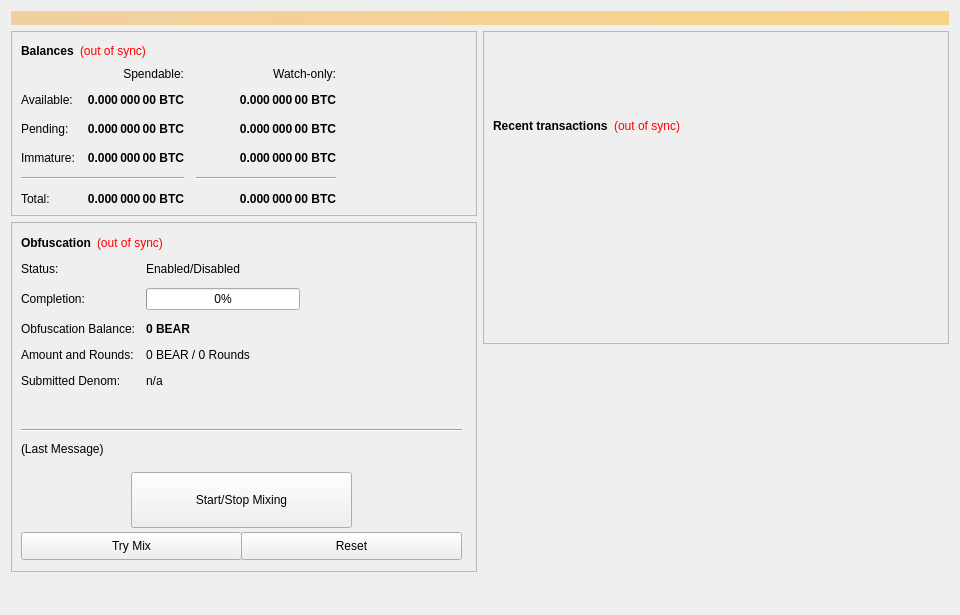
<?xml version="1.0" encoding="UTF-8"?>
<ui version="4.0">
 <class>OverviewPage</class>
 <widget class="QWidget" name="OverviewPage">
  <property name="geometry">
   <rect>
    <x>0</x>
    <y>0</y>
    <width>960</width>
    <height>615</height>
   </rect>
  </property>
  <property name="minimumSize">
   <size>
    <width>960</width>
    <height>0</height>
   </size>
  </property>
  <property name="windowTitle">
   <string>Form</string>
  </property>
  <layout class="QVBoxLayout" name="topLayout">
   <item>
    <widget class="QLabel" name="labelAlerts">
     <property name="visible">
      <bool>false</bool>
     </property>
     <property name="styleSheet">
      <string notr="true">background-color: qlineargradient(x1: 0, y1: 0, x2: 1, y2: 0, stop:0 #F0D0A0, stop:1 #F8D488); color:#000000;</string>
     </property>
     <property name="wordWrap">
      <bool>true</bool>
     </property>
     <property name="margin">
      <number>3</number>
     </property>
    </widget>
   </item>
   <item>
    <layout class="QHBoxLayout" name="horizontalLayout" stretch="1,1">
     <item>
      <layout class="QVBoxLayout" name="verticalLayout_2">
       <item>
        <widget class="QFrame" name="frame">
         <property name="frameShape">
          <enum>QFrame::StyledPanel</enum>
         </property>
         <property name="frameShadow">
          <enum>QFrame::Raised</enum>
         </property>
         <layout class="QVBoxLayout" name="verticalLayout_4">
          <item>
           <layout class="QHBoxLayout" name="horizontalLayout_4">
            <item>
             <widget class="QLabel" name="label_5">
              <property name="font">
               <font>
                <weight>75</weight>
                <bold>true</bold>
               </font>
              </property>
              <property name="text">
               <string>Balances</string>
              </property>
             </widget>
            </item>
            <item>
             <widget class="QLabel" name="labelWalletStatus">
              <property name="cursor">
               <cursorShape>WhatsThisCursor</cursorShape>
              </property>
              <property name="toolTip">
               <string>The displayed information may be out of date. Your wallet automatically synchronizes with the Voytek network after a connection is established, but this process has not completed yet.</string>
              </property>
              <property name="styleSheet">
               <string notr="true">QLabel { color: red; }</string>
              </property>
              <property name="text">
               <string notr="true">(out of sync)</string>
              </property>
              <property name="alignment">
               <set>Qt::AlignLeading|Qt::AlignLeft|Qt::AlignVCenter</set>
              </property>
             </widget>
            </item>
            <item>
             <spacer name="horizontalSpacer_3">
              <property name="orientation">
               <enum>Qt::Horizontal</enum>
              </property>
              <property name="sizeHint" stdset="0">
               <size>
                <width>40</width>
                <height>20</height>
               </size>
              </property>
             </spacer>
            </item>
           </layout>
          </item>
          <item>
           <layout class="QGridLayout" name="gridLayout">
            <property name="spacing">
             <number>12</number>
            </property>
            <item row="2" column="2">
             <widget class="QLabel" name="labelWatchPending">
              <property name="font">
               <font>
                <weight>75</weight>
                <bold>true</bold>
               </font>
              </property>
              <property name="cursor">
               <cursorShape>IBeamCursor</cursorShape>
              </property>
              <property name="toolTip">
               <string>Unconfirmed transactions to watch-only addresses</string>
              </property>
              <property name="text">
               <string notr="true">0.000 000 00 BTC</string>
              </property>
              <property name="alignment">
               <set>Qt::AlignRight|Qt::AlignTrailing|Qt::AlignVCenter</set>
              </property>
              <property name="textInteractionFlags">
               <set>Qt::LinksAccessibleByMouse|Qt::TextSelectableByKeyboard|Qt::TextSelectableByMouse</set>
              </property>
             </widget>
            </item>
            <item row="2" column="1">
             <widget class="QLabel" name="labelUnconfirmed">
              <property name="font">
               <font>
                <weight>75</weight>
                <bold>true</bold>
               </font>
              </property>
              <property name="cursor">
               <cursorShape>IBeamCursor</cursorShape>
              </property>
              <property name="toolTip">
               <string>Total of transactions that have yet to be confirmed, and do not yet count toward the spendable balance</string>
              </property>
              <property name="text">
               <string notr="true">0.000 000 00 BTC</string>
              </property>
              <property name="alignment">
               <set>Qt::AlignRight|Qt::AlignTrailing|Qt::AlignVCenter</set>
              </property>
              <property name="textInteractionFlags">
               <set>Qt::LinksAccessibleByMouse|Qt::TextSelectableByKeyboard|Qt::TextSelectableByMouse</set>
              </property>
             </widget>
            </item>
            <item row="3" column="2">
             <widget class="QLabel" name="labelWatchImmature">
              <property name="font">
               <font>
                <weight>75</weight>
                <bold>true</bold>
               </font>
              </property>
              <property name="cursor">
               <cursorShape>IBeamCursor</cursorShape>
              </property>
              <property name="toolTip">
               <string>Staked or masternode rewards in watch-only addresses that has not yet matured</string>
              </property>
              <property name="text">
               <string notr="true">0.000 000 00 BTC</string>
              </property>
              <property name="alignment">
               <set>Qt::AlignRight|Qt::AlignTrailing|Qt::AlignVCenter</set>
              </property>
              <property name="textInteractionFlags">
               <set>Qt::LinksAccessibleByMouse|Qt::TextSelectableByKeyboard|Qt::TextSelectableByMouse</set>
              </property>
             </widget>
            </item>
            <item row="4" column="0" colspan="2">
             <widget class="Line" name="lineSpendableBalance">
              <property name="orientation">
               <enum>Qt::Horizontal</enum>
              </property>
             </widget>
            </item>
            <item row="4" column="2">
             <widget class="Line" name="lineWatchBalance">
              <property name="sizePolicy">
               <sizepolicy hsizetype="Preferred" vsizetype="Fixed">
                <horstretch>0</horstretch>
                <verstretch>0</verstretch>
               </sizepolicy>
              </property>
              <property name="minimumSize">
               <size>
                <width>140</width>
                <height>0</height>
               </size>
              </property>
              <property name="orientation">
               <enum>Qt::Horizontal</enum>
              </property>
             </widget>
            </item>
            <item row="5" column="0">
             <widget class="QLabel" name="labelTotalText">
              <property name="text">
               <string>Total:</string>
              </property>
             </widget>
            </item>
            <item row="3" column="1">
             <widget class="QLabel" name="labelImmature">
              <property name="font">
               <font>
                <weight>75</weight>
                <bold>true</bold>
               </font>
              </property>
              <property name="cursor">
               <cursorShape>IBeamCursor</cursorShape>
              </property>
              <property name="toolTip">
               <string>Staked or masternode rewards that has not yet matured</string>
              </property>
              <property name="text">
               <string notr="true">0.000 000 00 BTC</string>
              </property>
              <property name="alignment">
               <set>Qt::AlignRight|Qt::AlignTrailing|Qt::AlignVCenter</set>
              </property>
              <property name="textInteractionFlags">
               <set>Qt::LinksAccessibleByMouse|Qt::TextSelectableByKeyboard|Qt::TextSelectableByMouse</set>
              </property>
             </widget>
            </item>
            <item row="2" column="3">
             <spacer name="horizontalSpacer_2">
              <property name="orientation">
               <enum>Qt::Horizontal</enum>
              </property>
              <property name="sizeHint" stdset="0">
               <size>
                <width>40</width>
                <height>20</height>
               </size>
              </property>
             </spacer>
            </item>
            <item row="3" column="0">
             <widget class="QLabel" name="labelImmatureText">
              <property name="text">
               <string>Immature:</string>
              </property>
             </widget>
            </item>
            <item row="5" column="1">
             <widget class="QLabel" name="labelTotal">
              <property name="font">
               <font>
                <weight>75</weight>
                <bold>true</bold>
               </font>
              </property>
              <property name="cursor">
               <cursorShape>IBeamCursor</cursorShape>
              </property>
              <property name="toolTip">
               <string>Your current total balance</string>
              </property>
              <property name="text">
               <string notr="true">0.000 000 00 BTC</string>
              </property>
              <property name="alignment">
               <set>Qt::AlignRight|Qt::AlignTrailing|Qt::AlignVCenter</set>
              </property>
              <property name="textInteractionFlags">
               <set>Qt::LinksAccessibleByMouse|Qt::TextSelectableByKeyboard|Qt::TextSelectableByMouse</set>
              </property>
             </widget>
            </item>
            <item row="5" column="2">
             <widget class="QLabel" name="labelWatchTotal">
              <property name="font">
               <font>
                <weight>75</weight>
                <bold>true</bold>
               </font>
              </property>
              <property name="cursor">
               <cursorShape>IBeamCursor</cursorShape>
              </property>
              <property name="toolTip">
               <string>Current total balance in watch-only addresses</string>
              </property>
              <property name="text">
               <string notr="true">0.000 000 00 BTC</string>
              </property>
              <property name="alignment">
               <set>Qt::AlignRight|Qt::AlignTrailing|Qt::AlignVCenter</set>
              </property>
              <property name="textInteractionFlags">
               <set>Qt::LinksAccessibleByMouse|Qt::TextSelectableByKeyboard|Qt::TextSelectableByMouse</set>
              </property>
             </widget>
            </item>
            <item row="0" column="2">
             <widget class="QLabel" name="labelWatchonly">
              <property name="text">
               <string>Watch-only:</string>
              </property>
              <property name="alignment">
               <set>Qt::AlignRight|Qt::AlignTrailing|Qt::AlignVCenter</set>
              </property>
             </widget>
            </item>
            <item row="1" column="0">
             <widget class="QLabel" name="labelBalanceText">
              <property name="text">
               <string>Available:</string>
              </property>
             </widget>
            </item>
            <item row="1" column="1">
             <widget class="QLabel" name="labelBalance">
              <property name="font">
               <font>
                <weight>75</weight>
                <bold>true</bold>
               </font>
              </property>
              <property name="cursor">
               <cursorShape>IBeamCursor</cursorShape>
              </property>
              <property name="toolTip">
               <string>Your current spendable balance</string>
              </property>
              <property name="text">
               <string notr="true">0.000 000 00 BTC</string>
              </property>
              <property name="alignment">
               <set>Qt::AlignRight|Qt::AlignTrailing|Qt::AlignVCenter</set>
              </property>
              <property name="textInteractionFlags">
               <set>Qt::LinksAccessibleByMouse|Qt::TextSelectableByKeyboard|Qt::TextSelectableByMouse</set>
              </property>
             </widget>
            </item>
            <item row="1" column="2">
             <widget class="QLabel" name="labelWatchAvailable">
              <property name="font">
               <font>
                <weight>75</weight>
                <bold>true</bold>
               </font>
              </property>
              <property name="cursor">
               <cursorShape>IBeamCursor</cursorShape>
              </property>
              <property name="toolTip">
               <string>Your current balance in watch-only addresses</string>
              </property>
              <property name="text">
               <string notr="true">0.000 000 00 BTC</string>
              </property>
              <property name="alignment">
               <set>Qt::AlignRight|Qt::AlignTrailing|Qt::AlignVCenter</set>
              </property>
              <property name="textInteractionFlags">
               <set>Qt::LinksAccessibleByMouse|Qt::TextSelectableByKeyboard|Qt::TextSelectableByMouse</set>
              </property>
             </widget>
            </item>
            <item row="2" column="0">
             <widget class="QLabel" name="labelPendingText">
              <property name="text">
               <string>Pending:</string>
              </property>
             </widget>
            </item>
            <item row="0" column="1">
             <widget class="QLabel" name="labelSpendable">
              <property name="text">
               <string>Spendable:</string>
              </property>
              <property name="alignment">
               <set>Qt::AlignRight|Qt::AlignTrailing|Qt::AlignVCenter</set>
              </property>
             </widget>
            </item>
           </layout>
          </item>
         </layout>
        </widget>
       </item>
       <item>
        <widget class="QFrame" name="frameObfuscation">
         <property name="minimumSize">
          <size>
           <width>0</width>
           <height>350</height>
          </size>
         </property>
         <property name="layoutDirection">
          <enum>Qt::LeftToRight</enum>
         </property>
         <property name="frameShape">
          <enum>QFrame::StyledPanel</enum>
         </property>
         <property name="frameShadow">
          <enum>QFrame::Raised</enum>
         </property>
         <widget class="QWidget" name="formLayoutWidget">
          <property name="geometry">
           <rect>
            <x>10</x>
            <y>40</y>
            <width>451</width>
            <height>161</height>
           </rect>
          </property>
          <layout class="QFormLayout" name="formLayout">
           <property name="fieldGrowthPolicy">
            <enum>QFormLayout::AllNonFixedFieldsGrow</enum>
           </property>
           <property name="horizontalSpacing">
            <number>11</number>
           </property>
           <property name="verticalSpacing">
            <number>12</number>
           </property>
           <item row="0" column="0">
            <widget class="QLabel" name="label_6">
             <property name="text">
              <string>Status:</string>
             </property>
            </widget>
           </item>
           <item row="1" column="0">
            <widget class="QLabel" name="label_7">
             <property name="text">
              <string>Completion:</string>
             </property>
            </widget>
           </item>
           <item row="1" column="1">
            <widget class="QProgressBar" name="obfuscationProgress">
             <property name="maximumSize">
              <size>
               <width>154</width>
               <height>16777215</height>
              </size>
             </property>
             <property name="value">
              <number>0</number>
             </property>
            </widget>
           </item>
           <item row="2" column="0">
            <widget class="QLabel" name="labelAnonymizedText">
             <property name="text">
              <string>Obfuscation Balance:</string>
             </property>
            </widget>
           </item>
           <item row="2" column="1">
            <widget class="QLabel" name="labelAnonymized">
             <property name="font">
              <font>
               <weight>75</weight>
               <bold>true</bold>
              </font>
             </property>
             <property name="text">
              <string notr="true">0 BEAR</string>
             </property>
            </widget>
           </item>
           <item row="3" column="0">
            <widget class="QLabel" name="label_8">
             <property name="text">
              <string>Amount and Rounds:</string>
             </property>
            </widget>
           </item>
           <item row="3" column="1">
            <widget class="QLabel" name="labelAmountRounds">
             <property name="text">
              <string>0 BEAR / 0 Rounds</string>
             </property>
            </widget>
           </item>
           <item row="4" column="0">
            <widget class="QLabel" name="label_9">
             <property name="text">
              <string>Submitted Denom:</string>
             </property>
            </widget>
           </item>
           <item row="4" column="1">
            <widget class="QLabel" name="labelSubmittedDenom">
             <property name="toolTip">
              <string>The denominations you submitted to the Masternode.&lt;br&gt;To mix, other users must submit the exact same denominations.</string>
             </property>
             <property name="text">
              <string>n/a</string>
             </property>
            </widget>
           </item>
           <item row="0" column="1">
            <widget class="QLabel" name="obfuscationEnabled">
             <property name="text">
              <string>Enabled/Disabled</string>
             </property>
            </widget>
           </item>
          </layout>
         </widget>
         <widget class="QPushButton" name="runAutoDenom">
          <property name="geometry">
           <rect>
            <x>251</x>
            <y>17</y>
            <width>1</width>
            <height>1</height>
           </rect>
          </property>
          <property name="palette">
           <palette>
            <active>
             <colorrole role="WindowText">
              <brush brushstyle="SolidPattern">
               <color alpha="255">
                <red>0</red>
                <green>0</green>
                <blue>0</blue>
               </color>
              </brush>
             </colorrole>
             <colorrole role="Button">
              <brush brushstyle="SolidPattern">
               <color alpha="255">
                <red>239</red>
                <green>238</green>
                <blue>238</blue>
               </color>
              </brush>
             </colorrole>
             <colorrole role="Light">
              <brush brushstyle="SolidPattern">
               <color alpha="255">
                <red>255</red>
                <green>255</green>
                <blue>255</blue>
               </color>
              </brush>
             </colorrole>
             <colorrole role="Midlight">
              <brush brushstyle="SolidPattern">
               <color alpha="255">
                <red>247</red>
                <green>246</green>
                <blue>246</blue>
               </color>
              </brush>
             </colorrole>
             <colorrole role="Dark">
              <brush brushstyle="SolidPattern">
               <color alpha="255">
                <red>119</red>
                <green>119</green>
                <blue>119</blue>
               </color>
              </brush>
             </colorrole>
             <colorrole role="Mid">
              <brush brushstyle="SolidPattern">
               <color alpha="255">
                <red>159</red>
                <green>159</green>
                <blue>159</blue>
               </color>
              </brush>
             </colorrole>
             <colorrole role="Text">
              <brush brushstyle="SolidPattern">
               <color alpha="255">
                <red>0</red>
                <green>0</green>
                <blue>0</blue>
               </color>
              </brush>
             </colorrole>
             <colorrole role="BrightText">
              <brush brushstyle="SolidPattern">
               <color alpha="255">
                <red>255</red>
                <green>255</green>
                <blue>255</blue>
               </color>
              </brush>
             </colorrole>
             <colorrole role="ButtonText">
              <brush brushstyle="SolidPattern">
               <color alpha="255">
                <red>0</red>
                <green>0</green>
                <blue>0</blue>
               </color>
              </brush>
             </colorrole>
             <colorrole role="Base">
              <brush brushstyle="SolidPattern">
               <color alpha="255">
                <red>255</red>
                <green>255</green>
                <blue>255</blue>
               </color>
              </brush>
             </colorrole>
             <colorrole role="Window">
              <brush brushstyle="SolidPattern">
               <color alpha="255">
                <red>239</red>
                <green>238</green>
                <blue>238</blue>
               </color>
              </brush>
             </colorrole>
             <colorrole role="Shadow">
              <brush brushstyle="SolidPattern">
               <color alpha="255">
                <red>0</red>
                <green>0</green>
                <blue>0</blue>
               </color>
              </brush>
             </colorrole>
             <colorrole role="AlternateBase">
              <brush brushstyle="SolidPattern">
               <color alpha="255">
                <red>247</red>
                <green>246</green>
                <blue>246</blue>
               </color>
              </brush>
             </colorrole>
             <colorrole role="ToolTipBase">
              <brush brushstyle="SolidPattern">
               <color alpha="255">
                <red>255</red>
                <green>255</green>
                <blue>220</blue>
               </color>
              </brush>
             </colorrole>
             <colorrole role="ToolTipText">
              <brush brushstyle="SolidPattern">
               <color alpha="255">
                <red>0</red>
                <green>0</green>
                <blue>0</blue>
               </color>
              </brush>
             </colorrole>
            </active>
            <inactive>
             <colorrole role="WindowText">
              <brush brushstyle="SolidPattern">
               <color alpha="255">
                <red>0</red>
                <green>0</green>
                <blue>0</blue>
               </color>
              </brush>
             </colorrole>
             <colorrole role="Button">
              <brush brushstyle="SolidPattern">
               <color alpha="255">
                <red>239</red>
                <green>238</green>
                <blue>238</blue>
               </color>
              </brush>
             </colorrole>
             <colorrole role="Light">
              <brush brushstyle="SolidPattern">
               <color alpha="255">
                <red>255</red>
                <green>255</green>
                <blue>255</blue>
               </color>
              </brush>
             </colorrole>
             <colorrole role="Midlight">
              <brush brushstyle="SolidPattern">
               <color alpha="255">
                <red>247</red>
                <green>246</green>
                <blue>246</blue>
               </color>
              </brush>
             </colorrole>
             <colorrole role="Dark">
              <brush brushstyle="SolidPattern">
               <color alpha="255">
                <red>119</red>
                <green>119</green>
                <blue>119</blue>
               </color>
              </brush>
             </colorrole>
             <colorrole role="Mid">
              <brush brushstyle="SolidPattern">
               <color alpha="255">
                <red>159</red>
                <green>159</green>
                <blue>159</blue>
               </color>
              </brush>
             </colorrole>
             <colorrole role="Text">
              <brush brushstyle="SolidPattern">
               <color alpha="255">
                <red>0</red>
                <green>0</green>
                <blue>0</blue>
               </color>
              </brush>
             </colorrole>
             <colorrole role="BrightText">
              <brush brushstyle="SolidPattern">
               <color alpha="255">
                <red>255</red>
                <green>255</green>
                <blue>255</blue>
               </color>
              </brush>
             </colorrole>
             <colorrole role="ButtonText">
              <brush brushstyle="SolidPattern">
               <color alpha="255">
                <red>0</red>
                <green>0</green>
                <blue>0</blue>
               </color>
              </brush>
             </colorrole>
             <colorrole role="Base">
              <brush brushstyle="SolidPattern">
               <color alpha="255">
                <red>255</red>
                <green>255</green>
                <blue>255</blue>
               </color>
              </brush>
             </colorrole>
             <colorrole role="Window">
              <brush brushstyle="SolidPattern">
               <color alpha="255">
                <red>239</red>
                <green>238</green>
                <blue>238</blue>
               </color>
              </brush>
             </colorrole>
             <colorrole role="Shadow">
              <brush brushstyle="SolidPattern">
               <color alpha="255">
                <red>0</red>
                <green>0</green>
                <blue>0</blue>
               </color>
              </brush>
             </colorrole>
             <colorrole role="AlternateBase">
              <brush brushstyle="SolidPattern">
               <color alpha="255">
                <red>247</red>
                <green>246</green>
                <blue>246</blue>
               </color>
              </brush>
             </colorrole>
             <colorrole role="ToolTipBase">
              <brush brushstyle="SolidPattern">
               <color alpha="255">
                <red>255</red>
                <green>255</green>
                <blue>220</blue>
               </color>
              </brush>
             </colorrole>
             <colorrole role="ToolTipText">
              <brush brushstyle="SolidPattern">
               <color alpha="255">
                <red>0</red>
                <green>0</green>
                <blue>0</blue>
               </color>
              </brush>
             </colorrole>
            </inactive>
            <disabled>
             <colorrole role="WindowText">
              <brush brushstyle="SolidPattern">
               <color alpha="255">
                <red>119</red>
                <green>119</green>
                <blue>119</blue>
               </color>
              </brush>
             </colorrole>
             <colorrole role="Button">
              <brush brushstyle="SolidPattern">
               <color alpha="255">
                <red>239</red>
                <green>238</green>
                <blue>238</blue>
               </color>
              </brush>
             </colorrole>
             <colorrole role="Light">
              <brush brushstyle="SolidPattern">
               <color alpha="255">
                <red>255</red>
                <green>255</green>
                <blue>255</blue>
               </color>
              </brush>
             </colorrole>
             <colorrole role="Midlight">
              <brush brushstyle="SolidPattern">
               <color alpha="255">
                <red>247</red>
                <green>246</green>
                <blue>246</blue>
               </color>
              </brush>
             </colorrole>
             <colorrole role="Dark">
              <brush brushstyle="SolidPattern">
               <color alpha="255">
                <red>119</red>
                <green>119</green>
                <blue>119</blue>
               </color>
              </brush>
             </colorrole>
             <colorrole role="Mid">
              <brush brushstyle="SolidPattern">
               <color alpha="255">
                <red>159</red>
                <green>159</green>
                <blue>159</blue>
               </color>
              </brush>
             </colorrole>
             <colorrole role="Text">
              <brush brushstyle="SolidPattern">
               <color alpha="255">
                <red>119</red>
                <green>119</green>
                <blue>119</blue>
               </color>
              </brush>
             </colorrole>
             <colorrole role="BrightText">
              <brush brushstyle="SolidPattern">
               <color alpha="255">
                <red>255</red>
                <green>255</green>
                <blue>255</blue>
               </color>
              </brush>
             </colorrole>
             <colorrole role="ButtonText">
              <brush brushstyle="SolidPattern">
               <color alpha="255">
                <red>119</red>
                <green>119</green>
                <blue>119</blue>
               </color>
              </brush>
             </colorrole>
             <colorrole role="Base">
              <brush brushstyle="SolidPattern">
               <color alpha="255">
                <red>239</red>
                <green>238</green>
                <blue>238</blue>
               </color>
              </brush>
             </colorrole>
             <colorrole role="Window">
              <brush brushstyle="SolidPattern">
               <color alpha="255">
                <red>239</red>
                <green>238</green>
                <blue>238</blue>
               </color>
              </brush>
             </colorrole>
             <colorrole role="Shadow">
              <brush brushstyle="SolidPattern">
               <color alpha="255">
                <red>0</red>
                <green>0</green>
                <blue>0</blue>
               </color>
              </brush>
             </colorrole>
             <colorrole role="AlternateBase">
              <brush brushstyle="SolidPattern">
               <color alpha="255">
                <red>239</red>
                <green>238</green>
                <blue>238</blue>
               </color>
              </brush>
             </colorrole>
             <colorrole role="ToolTipBase">
              <brush brushstyle="SolidPattern">
               <color alpha="255">
                <red>255</red>
                <green>255</green>
                <blue>220</blue>
               </color>
              </brush>
             </colorrole>
             <colorrole role="ToolTipText">
              <brush brushstyle="SolidPattern">
               <color alpha="255">
                <red>0</red>
                <green>0</green>
                <blue>0</blue>
               </color>
              </brush>
             </colorrole>
            </disabled>
           </palette>
          </property>
          <property name="focusPolicy">
           <enum>Qt::NoFocus</enum>
          </property>
          <property name="autoFillBackground">
           <bool>true</bool>
          </property>
          <property name="text">
           <string/>
          </property>
          <property name="flat">
           <bool>true</bool>
          </property>
         </widget>
         <widget class="QPushButton" name="toggleObfuscation">
          <property name="geometry">
           <rect>
            <x>120</x>
            <y>250</y>
            <width>221</width>
            <height>56</height>
           </rect>
          </property>
          <property name="sizePolicy">
           <sizepolicy hsizetype="MinimumExpanding" vsizetype="Fixed">
            <horstretch>0</horstretch>
            <verstretch>0</verstretch>
           </sizepolicy>
          </property>
          <property name="text">
           <string>Start/Stop Mixing</string>
          </property>
         </widget>
         <widget class="Line" name="lineLastMessage">
          <property name="geometry">
           <rect>
            <x>10</x>
            <y>200</y>
            <width>441</width>
            <height>16</height>
           </rect>
          </property>
          <property name="orientation">
           <enum>Qt::Horizontal</enum>
          </property>
         </widget>
         <widget class="QLabel" name="obfuscationStatus">
          <property name="geometry">
           <rect>
            <x>10</x>
            <y>220</y>
            <width>451</width>
            <height>61</height>
           </rect>
          </property>
          <property name="minimumSize">
           <size>
            <width>288</width>
            <height>43</height>
           </size>
          </property>
          <property name="text">
           <string>(Last Message)</string>
          </property>
          <property name="alignment">
           <set>Qt::AlignLeading|Qt::AlignLeft|Qt::AlignTop</set>
          </property>
          <property name="wordWrap">
           <bool>true</bool>
          </property>
         </widget>
         <widget class="QPushButton" name="obfuscationAuto">
          <property name="geometry">
           <rect>
            <x>10</x>
            <y>310</y>
            <width>221</width>
            <height>28</height>
           </rect>
          </property>
          <property name="sizePolicy">
           <sizepolicy hsizetype="MinimumExpanding" vsizetype="Fixed">
            <horstretch>0</horstretch>
            <verstretch>0</verstretch>
           </sizepolicy>
          </property>
          <property name="toolTip">
           <string>Try to manually submit a Obfuscation request.</string>
          </property>
          <property name="text">
           <string>Try Mix</string>
          </property>
         </widget>
         <widget class="QPushButton" name="obfuscationReset">
          <property name="geometry">
           <rect>
            <x>230</x>
            <y>310</y>
            <width>221</width>
            <height>28</height>
           </rect>
          </property>
          <property name="sizePolicy">
           <sizepolicy hsizetype="MinimumExpanding" vsizetype="Fixed">
            <horstretch>0</horstretch>
            <verstretch>0</verstretch>
           </sizepolicy>
          </property>
          <property name="toolTip">
           <string>Reset the current status of Obfuscation (can interrupt Obfuscation if it's in the process of Mixing, which can cost you money!)</string>
          </property>
          <property name="autoFillBackground">
           <bool>false</bool>
          </property>
          <property name="text">
           <string>Reset</string>
          </property>
         </widget>
         <widget class="QWidget" name="layoutWidget">
          <property name="geometry">
           <rect>
            <x>10</x>
            <y>10</y>
            <width>431</width>
            <height>22</height>
           </rect>
          </property>
          <layout class="QHBoxLayout" name="horizontalLayout_5">
           <item>
            <widget class="QLabel" name="label_2">
             <property name="font">
              <font>
               <weight>75</weight>
               <bold>true</bold>
              </font>
             </property>
             <property name="text">
              <string>Obfuscation</string>
             </property>
            </widget>
           </item>
           <item>
            <widget class="QLabel" name="labelObfuscationSyncStatus">
             <property name="toolTip">
              <string>The displayed information may be out of date. Your wallet automatically synchronizes with the Voytek network after a connection is established, but this process has not completed yet.</string>
             </property>
             <property name="styleSheet">
              <string notr="true">QLabel { color: red; }</string>
             </property>
             <property name="text">
              <string notr="true">(out of sync)</string>
             </property>
             <property name="alignment">
              <set>Qt::AlignLeading|Qt::AlignLeft|Qt::AlignVCenter</set>
             </property>
            </widget>
           </item>
           <item>
            <spacer name="horizontalSpacer_4">
             <property name="orientation">
              <enum>Qt::Horizontal</enum>
             </property>
             <property name="sizeHint" stdset="0">
              <size>
               <width>40</width>
               <height>20</height>
              </size>
             </property>
            </spacer>
           </item>
          </layout>
         </widget>
        </widget>
       </item>
       <item>
        <spacer name="verticalSpacer">
         <property name="orientation">
          <enum>Qt::Vertical</enum>
         </property>
         <property name="sizeHint" stdset="0">
          <size>
           <width>20</width>
           <height>40</height>
          </size>
         </property>
        </spacer>
       </item>
      </layout>
     </item>
     <item>
      <layout class="QVBoxLayout" name="verticalLayout_3">
       <item>
        <widget class="QFrame" name="frame_2">
         <property name="frameShape">
          <enum>QFrame::StyledPanel</enum>
         </property>
         <property name="frameShadow">
          <enum>QFrame::Raised</enum>
         </property>
         <layout class="QVBoxLayout" name="verticalLayout">
          <item>
           <spacer name="verticalSpacer_3">
            <property name="orientation">
             <enum>Qt::Vertical</enum>
            </property>
            <property name="sizeType">
             <enum>QSizePolicy::Fixed</enum>
            </property>
            <property name="sizeHint" stdset="0">
             <size>
              <width>20</width>
              <height>75</height>
             </size>
            </property>
           </spacer>
          </item>
          <item>
           <layout class="QHBoxLayout" name="horizontalLayout_2">
            <item>
             <widget class="QLabel" name="label_4">
              <property name="font">
               <font>
                <weight>75</weight>
                <bold>true</bold>
               </font>
              </property>
              <property name="text">
               <string>Recent transactions</string>
              </property>
             </widget>
            </item>
            <item>
             <widget class="QLabel" name="labelTransactionsStatus">
              <property name="cursor">
               <cursorShape>WhatsThisCursor</cursorShape>
              </property>
              <property name="toolTip">
               <string>The displayed information may be out of date. Your wallet automatically synchronizes with the Voytek network after a connection is established, but this process has not completed yet.</string>
              </property>
              <property name="styleSheet">
               <string notr="true">QLabel { color: red; }</string>
              </property>
              <property name="text">
               <string notr="true">(out of sync)</string>
              </property>
              <property name="alignment">
               <set>Qt::AlignRight|Qt::AlignTrailing|Qt::AlignVCenter</set>
              </property>
             </widget>
            </item>
            <item>
             <spacer name="horizontalSpacer">
              <property name="orientation">
               <enum>Qt::Horizontal</enum>
              </property>
              <property name="sizeHint" stdset="0">
               <size>
                <width>40</width>
                <height>20</height>
               </size>
              </property>
             </spacer>
            </item>
           </layout>
          </item>
          <item>
           <widget class="QListView" name="listTransactions">
            <property name="styleSheet">
             <string notr="true">QListView { background: transparent; }</string>
            </property>
            <property name="frameShape">
             <enum>QFrame::NoFrame</enum>
            </property>
            <property name="verticalScrollBarPolicy">
             <enum>Qt::ScrollBarAlwaysOff</enum>
            </property>
            <property name="horizontalScrollBarPolicy">
             <enum>Qt::ScrollBarAlwaysOff</enum>
            </property>
            <property name="selectionMode">
             <enum>QAbstractItemView::NoSelection</enum>
            </property>
           </widget>
          </item>
         </layout>
        </widget>
       </item>
       <item>
        <spacer name="verticalSpacer_2">
         <property name="orientation">
          <enum>Qt::Vertical</enum>
         </property>
         <property name="sizeType">
          <enum>QSizePolicy::Expanding</enum>
         </property>
         <property name="sizeHint" stdset="0">
          <size>
           <width>20</width>
           <height>40</height>
          </size>
         </property>
        </spacer>
       </item>
      </layout>
     </item>
    </layout>
   </item>
  </layout>
 </widget>
 <resources/>
 <connections/>
</ui>
